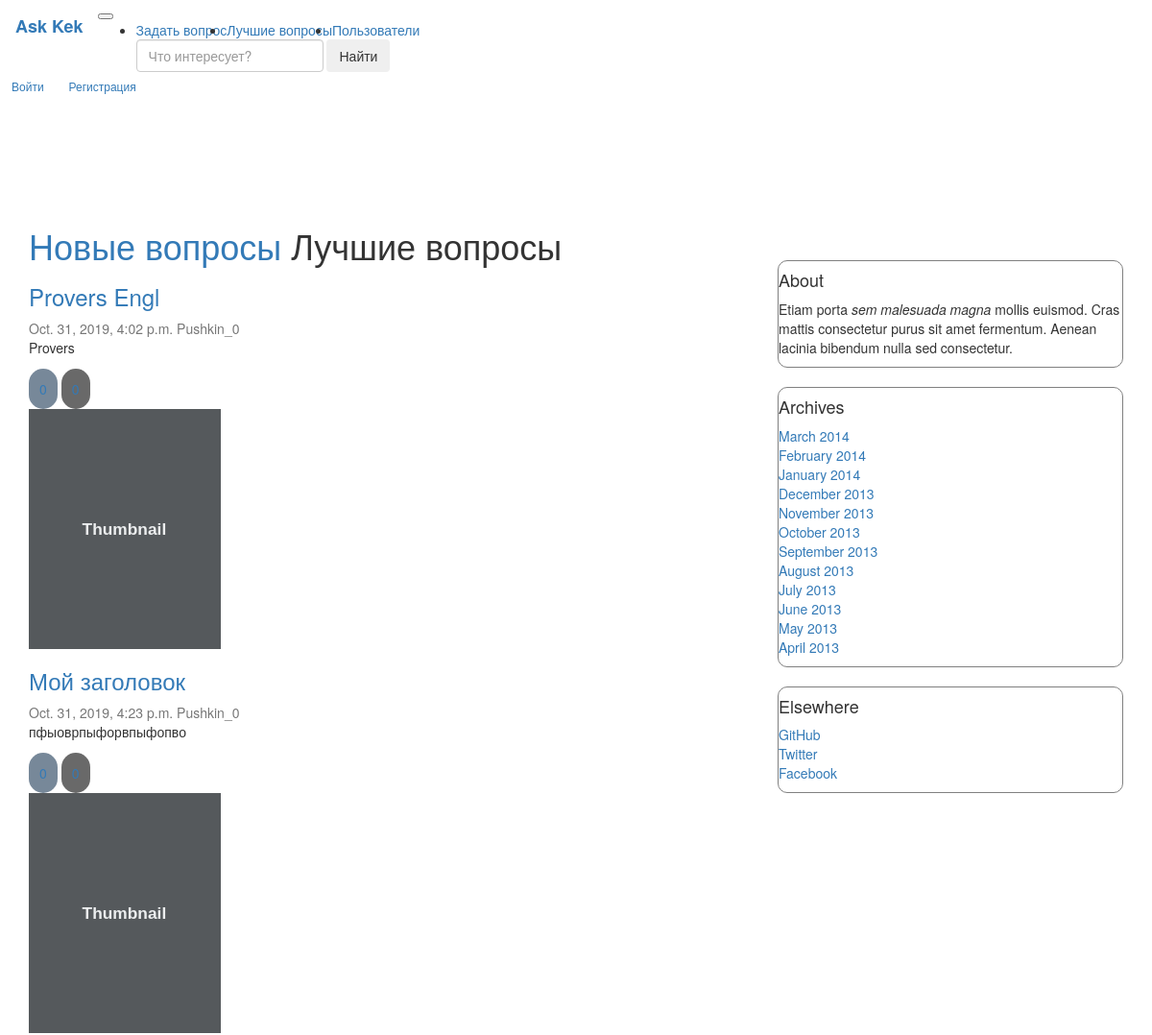
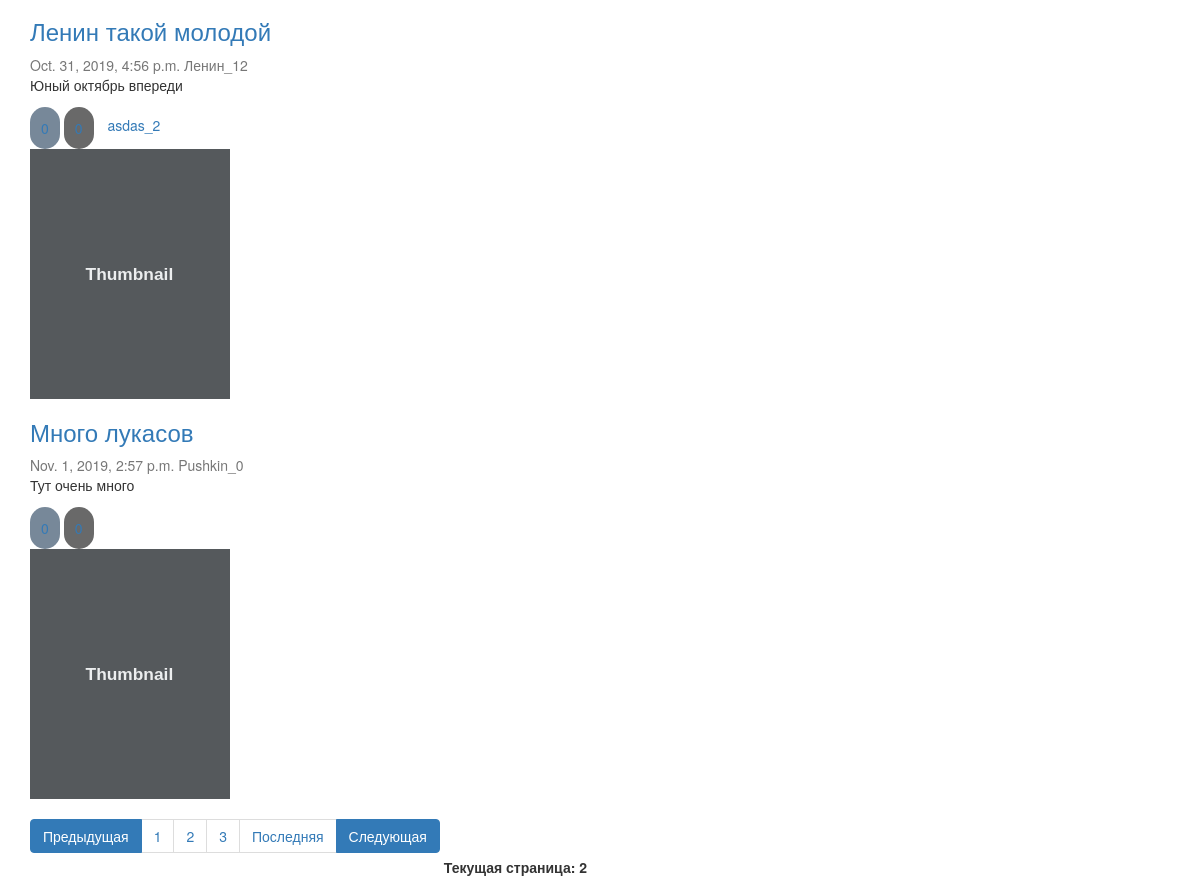
/hot_questions/?page=2, run on an earlier commit of the app's database (2 pictures, top to bottom).
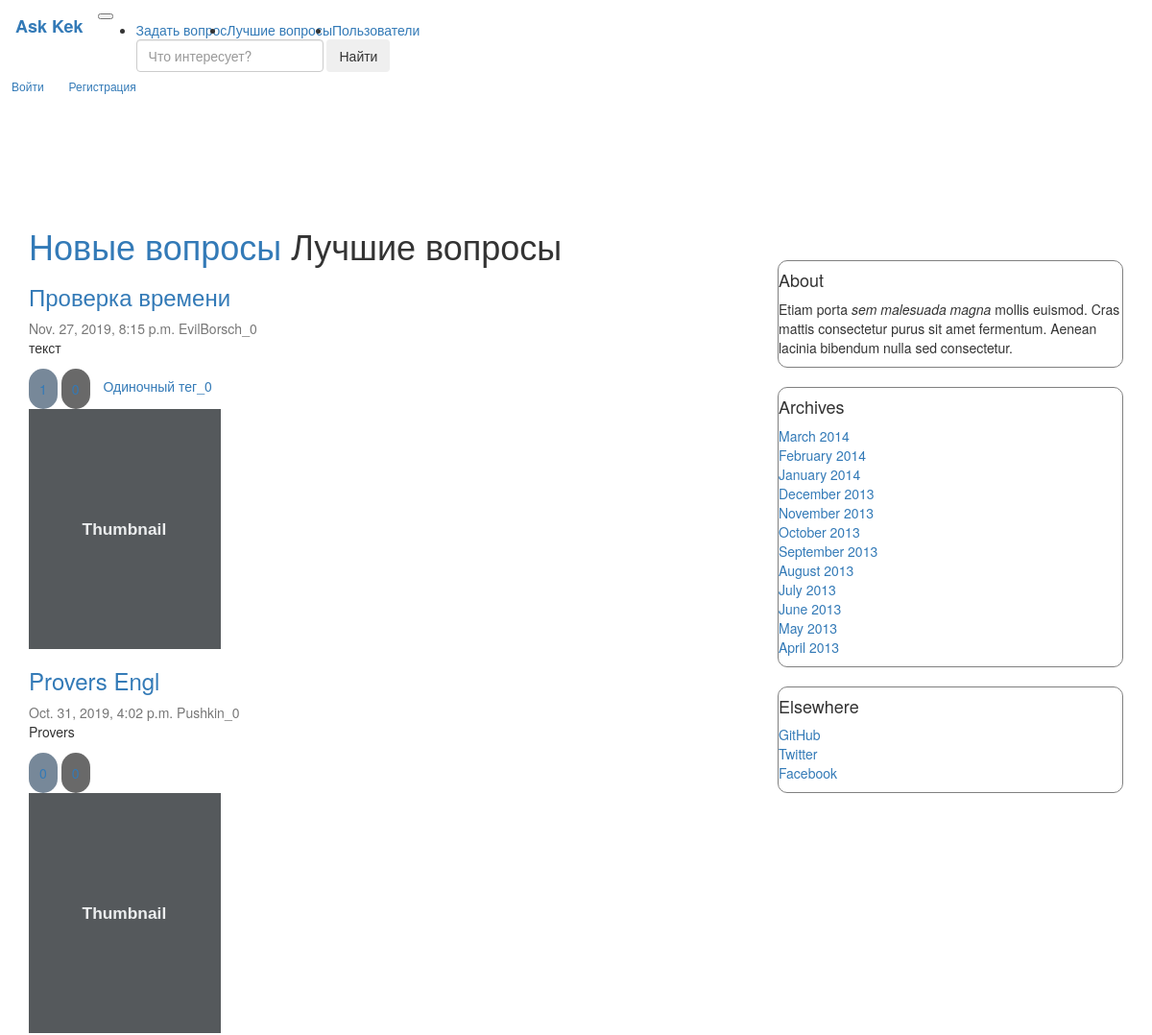
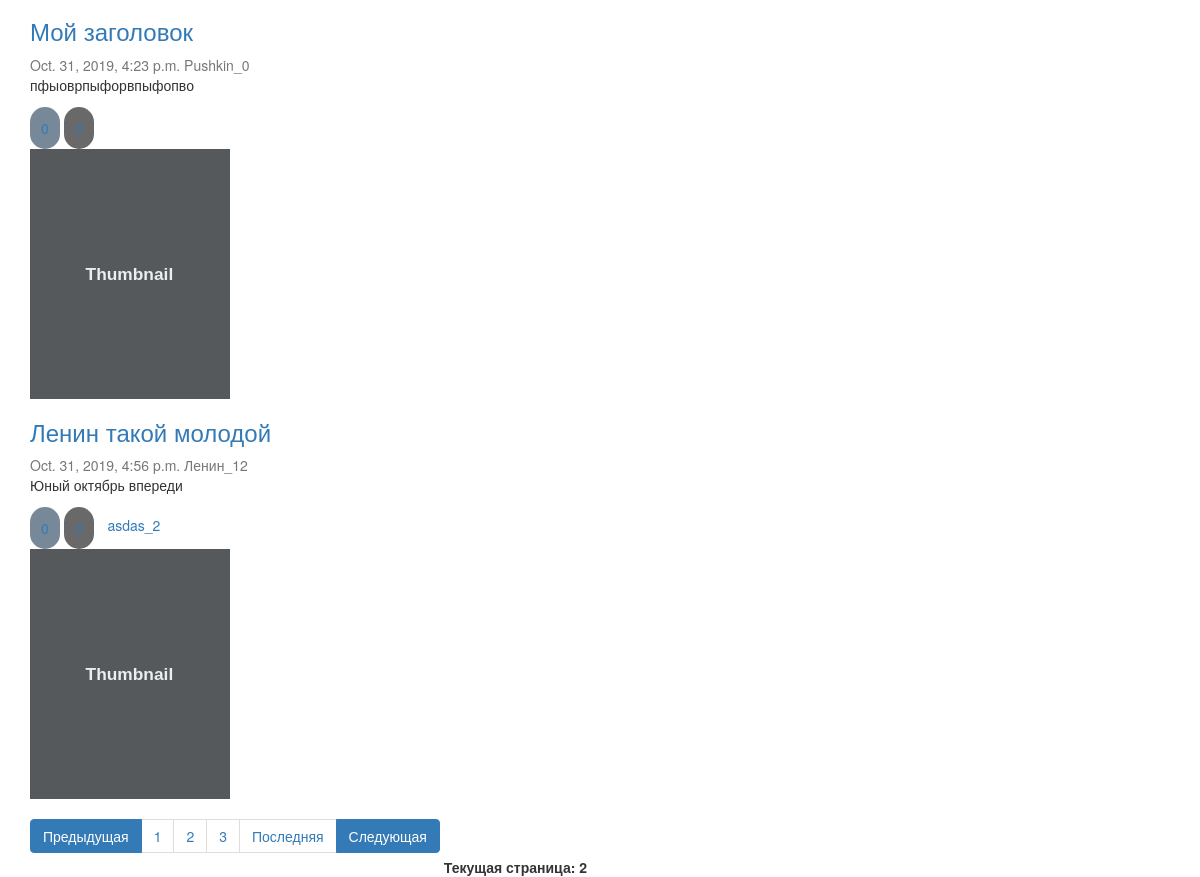
And on a later commit of the database (2 pictures, top to bottom).
### question/models.py (models this page shows, shortened)
class Article(models.Model):
    title = models.CharField(max_length=255, verbose_name='Заголовок')
    text = models.TextField(verbose_name='Текст')
    date_published = models.DateTimeField(verbose_name='Дата публикации', default=datetime.now(tz=timezone.utc),
                                          db_index=True)
    is_published = models.BooleanField(verbose_name='Опубликовано', default=True, blank=True)
    author = models.ForeignKey(
        Author,
        on_delete=models.CASCADE,
    )
    like = models.ManyToManyField(UserProfile, related_name="Article_like", blank=True)
    dislike = models.ManyToManyField(UserProfile, related_name="Article_dislike", blank=True)
    tags = models.ManyToManyField(Tags, blank=True)
    objects = ArticleManager()  # model manager
    class Meta:
        verbose_name = 'Статья'
        verbose_name_plural = 'Статьи'
        index_together = [('title', 'text')]
        unique_together = [('title', 'text')]

class Author(models.Model):
    name = models.CharField(max_length=255, verbose_name='Имя', unique=True)
    rating = models.IntegerField(default=0, verbose_name='Рейтинг')
    def __str__(self):
        return '{}_{}'.format(self.name, self.rating)
    class Meta:
        verbose_name = 'Автор'
        verbose_name_plural = 'Авторы'

class Tags(models.Model):
    name = models.CharField(max_length=255, verbose_name="Тег", default="TechnoPark", db_index=True)
    count = models.IntegerField(verbose_name="Число упоминаний", default=0)
    def __str__(self):
        return '{}_{}'.format(self.name, self.count)

### question/views.py (the view)
# urls.py: path('hot_questions/', views.hot_questions_html, name="hot_questions_url"),
def hot_questions_html(request):
    articles = models.Article.objects.best_published()
    paginated_data = paginate(articles, request)
    rendered_data = {"questions": paginated_data}
    return render(request, "./question/hot_questions.html", rendered_data)

### question/models.py (called while the page is built)
    def best_published(self):
        test = list(self.filter(is_published=True, date_published__lt=datetime.now(tz=timezone.utc)))
        test = sorted(test, key=lambda x: x.like.count(), reverse=True)
        return test

### question/views.py (called while the page is built)
def paginate(objects_list, request):
    paginator = Paginator(list(objects_list), 4)
    page = request.GET.get('page')
    try:
        contacts = paginator.get_page(page)
    except PageNotAnInteger:
        contacts = paginator.page(1)
    except EmptyPage:
        contacts = paginator.page(paginator.num_pages)
    return contacts

### question/templates/question/hot_questions.html
{% extends "question/index.html" %}
{% load static %}
{% block title %}
    <h1><a href="{% url "index" %}"> Новые вопросы</a> Лучшие вопросы </h1>
{% endblock %}

### question/templates/question/index.html (shortened to what this page needs)
{% extends "question/base.html" %}
{% load static %}
{% block content %}
    {% block title %}{% endblock %}
    {% for q in questions %}
        <div class="question">
            <div class="card flex-md-row mb-4 box-shadow h-md-250">
                <div class="card-body d-flex flex-column align-items-start">
                    {% block link_to_ans %}
                        <h3 class="mb-0">
                            <a href="{% url 'one_question_url' q.pk %}" class="href">{{ q.title }}</a>
                        </h3>
                    {% endblock %}
                    <div class="mb-1 text-muted">{{ q.date_published }} {{ q.author }}</div>
                    <p class="card-text mb-auto">{{ q.text }}</p>
                    <div class="fluid-container">
                        <a class="like" data-qid="{{ q.pk }}"
                           data-vote="inc">
                            {{ q.like.count }}
                        </a>
                        <a class="dislike" data-qid="{{ q.pk }}"
                           data-vote="dec">
                        </a>
                        {% for tag in q.tags.all %}
                            <a href="{% url 'question_by_tag_url' tag.name %}">{{ tag }}</a>
                        {% endfor %}
                    </div>
                </div>
                <img class="card-img-right flex-auto d-none d-md-block" data-src="holder.js/200x250?theme=thumb"
                     alt="Thumbnail [200x250]" style="width: 200px; height: 250px;"
                     data-holder-rendered="true">
            </div>
        </div>
    {% endfor %}
    <nav aria-label="...">
        <ul class="pagination">
            {% if questions.has_previous %}
                <li class="page-item active">
                    <a class="page-link" href="?page={{ questions.previous_page_number }}">Предыдущая</a>
                </li>
            {% endif %}
            <li class="page-item" aria-current="page">
                <a class="page-link" href="?page=1">1</a>
            </li>
            {% if questions.paginator.num_pages >= 2 %}
                <li class="page-item">
                    <a class="page-link" href="?page=2">2 <span class="sr-only">(current)</span></a>
                </li>
            {% endif %}
            {% if questions.paginator.num_pages >= 3 %}
                <li class="page-item">
                    <a class="page-link" href="?page=3">3 <span class="sr-only">(current)</span></a>
                </li>
            {% endif %}
            <li class="page-item"><a class="page-link"
                                     href="?page={{ questions.paginator.num_pages }}">Последняя</a></li>
            {% if questions.has_next %}
                <li class="page-item active">
                    <a class="page-link" href="?page={{ questions.next_page_number }}">Следующая</a>
                </li>
            {% endif %}
        </ul>
        <b>Текущая страница: {{ questions.number }}</b>
    </nav>
    {% block  pre_paginator %}
        <link rel="stylesheet" href="{% static "question/index/my.css" %}">
    {% endblock %}
{% endblock %}

What changed in the data, as far as the page shows it:
no longer on this page (row unchanged): Article: title "Много лукасов", date_published "Nov. 1, 2019, 2:57 p.m.", author "Pushkin_0", text "Тут очень много", like.count "0"
now on this page (row edited): Article: title "Проверка времени", date_published "Nov. 27, 2019, 8:15 p.m.", author "EvilBorsch_0", text "текст", like.count "1"
now on this page (row unchanged): Tags: name+count "Одиночный тег_0", shown under "Проверка времени"
